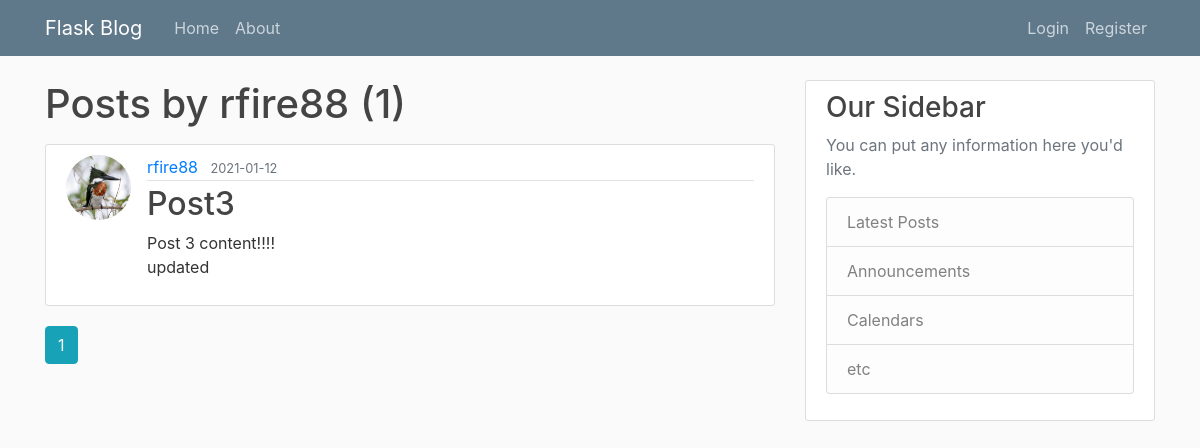
Before: /user/rfire88 with the older database file.
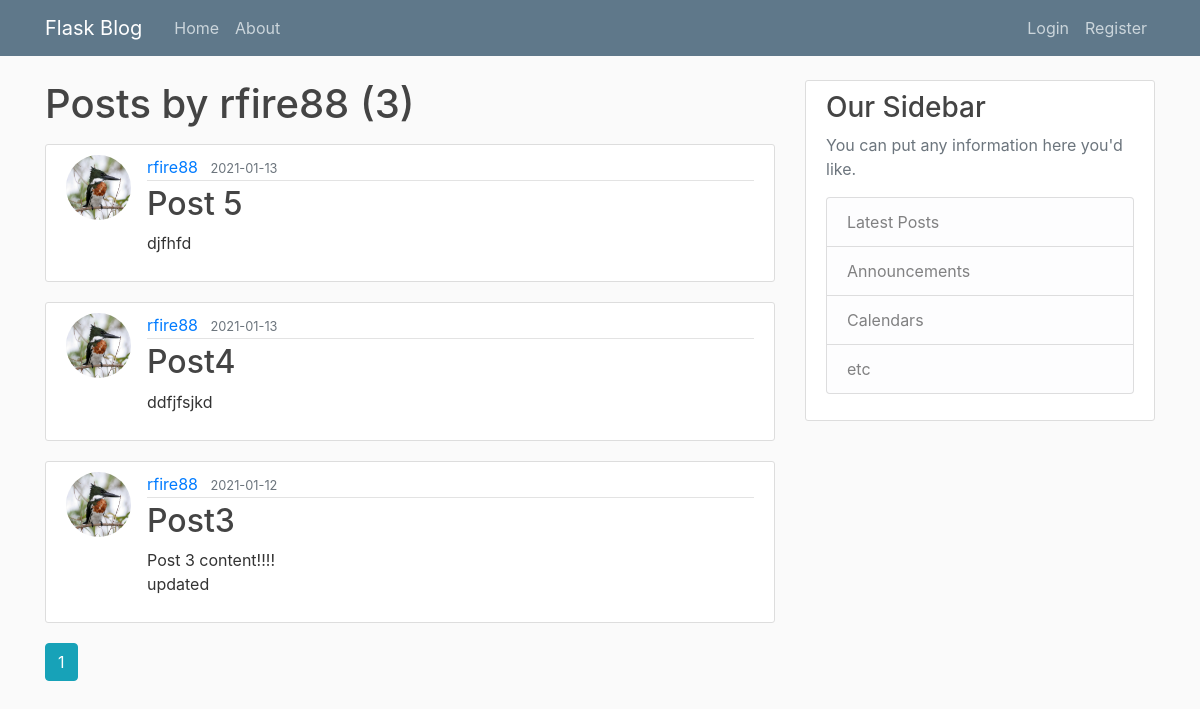
After: the same page with the newer database file.
### flaskblog/models.py (models this page shows, shortened)
class User(db.Model, UserMixin):
	id = db.Column(db.Integer, primary_key = True)
	username = db.Column(db.String(20), unique = True, nullable = False)
	email = db.Column(db.String(120), unique = True, nullable = False)
	image_file = db.Column(db.String(20), nullable = False, default = 'default.jpg')
	password = db.Column(db.String(60), nullable = False)
	posts = db.relationship('Post', backref = 'author', lazy = True)

class Post(db.Model):
	id = db.Column(db.Integer, primary_key = True)
	title = db.Column(db.String(100), nullable = False)
	date_posted = db.Column(db.DateTime, nullable = False, default = datetime.utcnow)
	content = db.Column(db.Text, nullable = False)
	user_id = db.Column(db.Integer, db.ForeignKey('user.id'), nullable = False)

### flaskblog/routes.py (the view)
@app.route("/user/<string:username>")
def user_posts(username):
	page = request.args.get('page', 1, type=int)
	user = User.query.filter_by(username=username).first_or_404()	#get first user with this username or 404
	posts_by_username = Post.query.filter_by(author=user)
	posts_ordered_by_latest_first = posts_by_username.order_by(Post.date_posted.desc())
	posts = posts_ordered_by_latest_first.paginate(page=page, per_page=5)
	return render_template('user_posts.html', posts=posts, user=user)

### flaskblog/templates/user_posts.html
{% extends "layout.html" %}
{% block content %}
    <h1 class="mb-3">Posts by {{ user.username }} ({{ posts.total }})</h1>
    {% for post in posts.items %}
        <article class="media content-section">
          <img class="rounded-circle article-img" src="{{ url_for('static', filename='profile_pics/' + post.author.image_file) }}">
          <div class="media-body">
            <div class="article-metadata">
              <a class="mr-2" href="{{ url_for('user_posts', username=post.author.username) }}">{{ post.author.username }}</a>
              <small class="text-muted">{{ post.date_posted.strftime('%Y-%m-%d') }}</small>
            </div>
            <h2><a class="article-title" href="{{ url_for('post', post_id=post.id) }}">{{ post.title }}</a></h2>
            <p class="article-content">{{ post.content }}</p>
          </div>
        </article>
    {% endfor %}
    {% for page_num in posts.iter_pages(left_edge=1, right_edge=1, left_current=1, right_current=2) %}
      {% if page_num %}
        {% if posts.page == page_num %}
          <a class="btn btn-info mb-4" href="{{ url_for('user_posts', username=user.username, page=page_num) }}">{{ page_num }}</a>
        {% else %}
          <a class="btn btn-outline-info mb-4" href="{{ url_for('user_posts', username=user.username, page=page_num) }}">{{ page_num }}</a>
        {% endif %}
      {% else %}
        ...
      {% endif %}
    {% endfor %}
{% endblock content %}

### flaskblog/templates/layout.html (shortened to what this page needs)
<!DOCTYPE html>
<html>
<head>
		<link rel="stylesheet" href="https://maxcdn.bootstrapcdn.com/bootstrap/4.0.0/css/bootstrap.min.css">
		<link rel="stylesheet" type="text/css" href="{{ url_for('static', filename='main.css') }}">
</head>
<body>
		<header class="site-header">
			<nav class="navbar navbar-expand-md navbar-dark bg-steel fixed-top">
				<div class="container">
					<a class="navbar-brand mr-4" href="/">Flask Blog</a>
					<div class="collapse navbar-collapse" id="navbarToggle">
						<div class="navbar-nav mr-auto">
							<a class="nav-item nav-link" href="{{ url_for('home') }}">Home</a>
							<a class="nav-item nav-link" href="{{ url_for('about') }}">About</a>
						</div>
						<div class="navbar-nav">
							{% if current_user.is_authenticated %}
								<a class="nav-item nav-link" href="{{ url_for('new_post') }}">New Post</a>
								<a class="nav-item nav-link" href="{{ url_for('account') }}">Account</a>
								<a class="nav-item nav-link" href="{{ url_for('logout') }}">Logout</a>
							{% else %}
								<a class="nav-item nav-link" href="{{ url_for('login') }}">Login</a>
								<a class="nav-item nav-link" href="{{ url_for('register') }}">Register</a>
							{% endif %}
						</div>
					</div>
				</div>
			</nav>
		</header>
		<main role="main" class="container">
			<div class="row">
				<div class="col-md-8">
					{% block content %}{% endblock %}
				</div>
				<div class="col-md-4">
					<div class="content-section">
						<h3>Our Sidebar</h3>
						<p class='text-muted'>You can put any information here you'd like.
							<ul class="list-group">
								<li class="list-group-item list-group-item-light">Latest Posts</li>
								<li class="list-group-item list-group-item-light">Announcements</li>
								<li class="list-group-item list-group-item-light">Calendars</li>
								<li class="list-group-item list-group-item-light">etc</li>
							</ul>
						</p>
					</div>
				</div>
			</div>
		</main>
</body>
</html>

### flaskblog/static/main.css (style rules this page uses)
body { background: #fafafa; color: #333333; margin-top: 5rem; }
h1, h2, h3, h4, h5, h6 { color: #444444; }
.bg-steel { background-color: #5f788a; }
.site-header .navbar-nav .nav-link { color: #cbd5db; }
.content-section { background: #ffffff; padding: 10px 20px; border: 1px solid #dddddd; border-radius: 3px; margin-bottom: 20px; }
.article-title { color: #444444; }
.article-content { white-space: pre-line; }
.article-img { height: 65px; width: 65px; margin-right: 16px; }
.article-metadata { padding-bottom: 1px; margin-bottom: 4px; border-bottom: 1px solid #e3e3e3 }

Changed rows visible on the page:
added Post: image_file (placeholder picture), author.username "rfire88", date_posted "2021-01-13", title "Post 5", content "djfhfd"
added Post: image_file (placeholder picture), author.username "rfire88", date_posted "2021-01-13", title "Post4", content "ddfjfsjkd"
Other visible differences:
{{ posts.total }}: "1" → "3"
